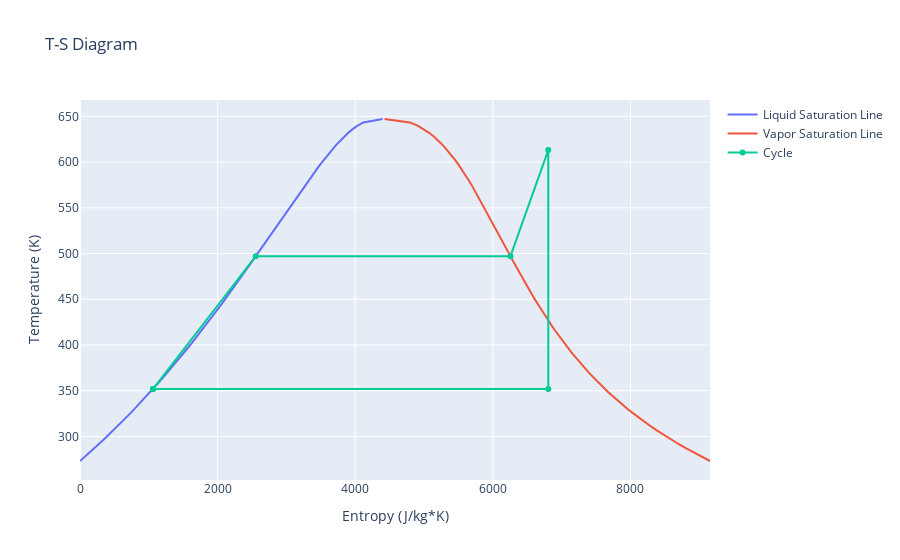

The notebook cell saved with this chart:
### Markdown cell above
### T-S Diagram of Rankin Cycle

### Code cell
import plotly.graph_objects as go
from CoolProp.CoolProp import PropsSI
import numpy as np

t2_1 = PropsSI("T", "P", p2, "Q", 0, "IF97::Water")
s2_1 = PropsSI("S", "P", p2, "Q", 0, "IF97::Water")

t2_2 = PropsSI("T", "P", p2, "Q", 1, "IF97::Water")
s2_2 = PropsSI("S", "P", p2, "Q", 1, "IF97::Water")

points = [(t1, s1), (t2, s2), (t2_1, s2_1), (t2_2, s2_2), (t3, s3), (t4, s4), (t1, s1)]

# Assuming points is your list of tuples with each tuple as (entropy, temperature)
T, S = zip(*points)

# Plot the saturation lines
T_range = np.linspace(
    PropsSI("T", "P", 611.657, "Q", 0, "IF97::Water"),
    PropsSI("T", "P", PropsSI("Pcrit", "IF97::Water") - 1, "Q", 0, "IF97::Water"),
    100,
)

S_liq = [PropsSI("S", "T", T, "Q", 0, "IF97::Water") for T in T_range]
S_vap = [PropsSI("S", "T", T, "Q", 1, "IF97::Water") for T in T_range]

# Create a trace for liquid saturation line
trace0 = go.Scatter(x=S_liq, y=T_range, mode="lines", name="Liquid Saturation Line")

# Create a trace for vapor saturation line
trace1 = go.Scatter(x=S_vap, y=T_range, mode="lines", name="Vapor Saturation Line")

# Create a trace for the cycle
trace2 = go.Scatter(x=S, y=T, mode="lines+markers", name="Cycle")

data = [trace0, trace1, trace2]

layout = go.Layout(
    title="T-S Diagram",
    xaxis=dict(title="Entropy (J/kg*K)"),
    yaxis=dict(title="Temperature (K)"),
)

fig = go.Figure(data=data, layout=layout)

fig.show()
